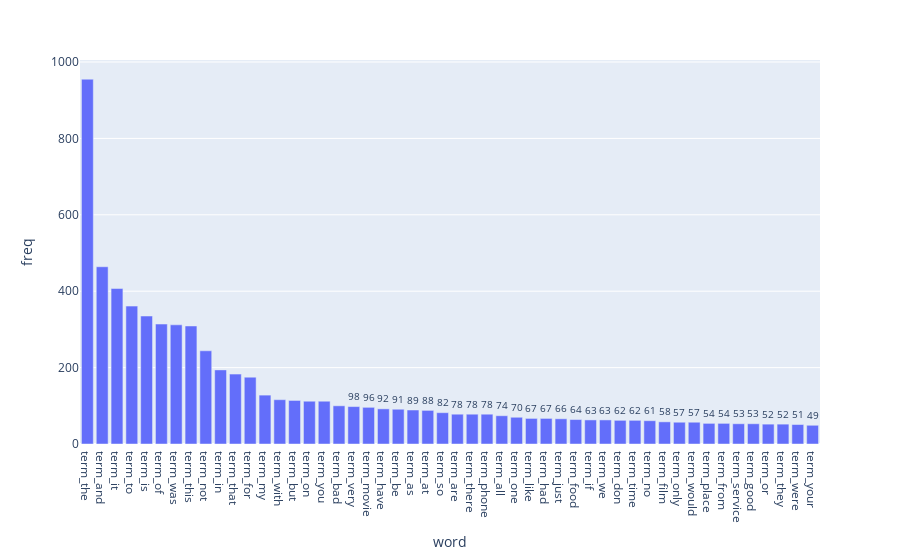

Source (notebook cell):
### Markdown cell above
# New data visualizations:

### Code cell
# I plot two image that print 50 most frequent word when label = 1 and label = 0
#this image we could find bad is frequent in this picture

X1 = X[X['label'] == '0']
count_vect = CountVectorizer()
X_counts = count_vect.fit_transform(X1.text)

term_frequencies = []
for j in range(0,X_counts.shape[1]):
    term_frequencies.append(sum(X_counts[:,j].toarray()))
term_frequencies = np.asarray(X_counts.sum(axis=0))[0]

d2 = {'word': ["term_"+str(i) for i in count_vect.get_feature_names()], 'freq': term_frequencies}
df3 = pd.DataFrame(d2)
df3 = df3.sort_values('freq',ascending = False)
fig = px.bar(df3[:50], x='word', y='freq', text='freq')
fig.update_traces(texttemplate='%{text:.2s}', textposition='outside')
fig.update_layout(uniformtext_minsize=8, uniformtext_mode='hide')
fig.show()

### Figure 1 — Plotly figure (JSON) as saved in the notebook; plotly's stock layout.template omitted (floating-point values rounded to 4 significant figures)
{"data": [{"alignmentgroup": "True", "hovertemplate": "word=%{x}<br>freq=%{text}<extra></extra>", "legendgroup": "", "marker": {"color": "#636efa"}, "name": "", "offsetgroup": "", "orientation": "v", "showlegend": false, "text": [955, 464, 407, 361, 335, 314, 312, 309, 244, 194, 183, 175, 128, 116, 114, 112, 112, 100, 98, 96, 92, 91, 89, 88, 82, 78, 78, 78, 74, 70, 67, 67, 66, 64, 63, 63, 62, 62, 61, 58, 57, 57, 54, 54, 53, 53, 52, 52, 51, 49], "textposition": "outside", "texttemplate": "%{text:.2s}", "type": "bar", "x": ["term_the", "term_and", "term_it", "term_to", "term_is", "term_of", "term_was", "term_this", "term_not", "term_in", "term_that", "term_for", "term_my", "term_with", "term_but", "term_on", "term_you", "term_bad", "term_very", "term_movie", "term_have", "term_be", "term_as", "term_at", "term_so", "term_are", "term_there", "term_phone", "term_all", "term_one", "term_like", "term_had", "term_just", "term_food", "term_if", "term_we", "term_don", "term_time", "term_no", "term_film", "term_only", "term_would", "term_place", "term_from", "term_service", "term_good", "term_or", "term_they", "term_were", "term_your"], "xaxis": "x", "y": [955, 464, 407, 361, 335, 314, 312, 309, 244, 194, 183, 175, 128, 116, 114, 112, 112, 100, 98, 96, 92, 91, 89, 88, 82, 78, 78, 78, 74, 70, 67, 67, 66, 64, 63, 63, 62, 62, 61, 58, 57, 57, 54, 54, 53, 53, 52, 52, 51, 49], "yaxis": "y"}], "layout": {"barmode": "relative", "legend": {"tracegroupgap": 0}, "margin": {"t": 60}, "uniformtext": {"minsize": 8, "mode": "hide"}, "xaxis": {"anchor": "y", "domain": [0, 1], "title": {"text": "word"}}, "yaxis": {"anchor": "x", "domain": [0, 1], "title": {"text": "freq"}}}}
